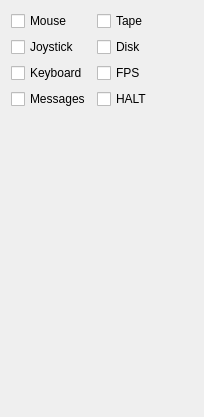
           <widget class="QWidget" name="tab_6">
            <attribute name="icon">
             <iconset resource="../xpeccy.qrc">
              <normaloff>:/images/lamp.png</normaloff>:/images/lamp.png</iconset>
            </attribute>
            <attribute name="title">
             <string>Leds</string>
            </attribute>
            <layout class="QVBoxLayout" name="verticalLayout_16">
             <item>
              <layout class="QGridLayout" name="gridLayout_23">
               <item row="0" column="0">
                <widget class="QCheckBox" name="cbMouseLed">
                 <property name="text">
                  <string>Mouse</string>
                 </property>
                </widget>
               </item>
               <item row="1" column="0">
                <widget class="QCheckBox" name="cbJoyLed">
                 <property name="text">
                  <string>Joystick</string>
                 </property>
                </widget>
               </item>
               <item row="2" column="0">
                <widget class="QCheckBox" name="cbKeysLed">
                 <property name="text">
                  <string>Keyboard</string>
                 </property>
                </widget>
               </item>
               <item row="0" column="1">
                <widget class="QCheckBox" name="cbTapeLed">
                 <property name="text">
                  <string>Tape</string>
                 </property>
                </widget>
               </item>
               <item row="0" column="2">
                <spacer name="horizontalSpacer_4">
                 <property name="orientation">
                  <enum>Qt::Horizontal</enum>
                 </property>
                 <property name="sizeHint" stdset="0">
                  <size>
                   <width>40</width>
                   <height>20</height>
                  </size>
                 </property>
                </spacer>
               </item>
               <item row="1" column="1">
                <widget class="QCheckBox" name="cbDiskLed">
                 <property name="text">
                  <string>Disk</string>
                 </property>
                </widget>
               </item>
               <item row="3" column="0">
                <widget class="QCheckBox" name="cbMessage">
                 <property name="text">
                  <string>Messages</string>
                 </property>
                </widget>
               </item>
               <item row="2" column="1">
                <widget class="QCheckBox" name="cbFpsLed">
                 <property name="text">
                  <string>FPS</string>
                 </property>
                </widget>
               </item>
               <item row="3" column="1">
                <widget class="QCheckBox" name="cbHaltLed">
                 <property name="text">
                  <string>HALT</string>
                 </property>
                </widget>
               </item>
              </layout>
             </item>
             <item>
              <spacer name="verticalSpacer_14">
               <property name="orientation">
                <enum>Qt::Vertical</enum>
               </property>
               <property name="sizeHint" stdset="0">
                <size>
                 <width>20</width>
                 <height>297</height>
                </size>
               </property>
              </spacer>
             </item>
            </layout>
           </widget>
